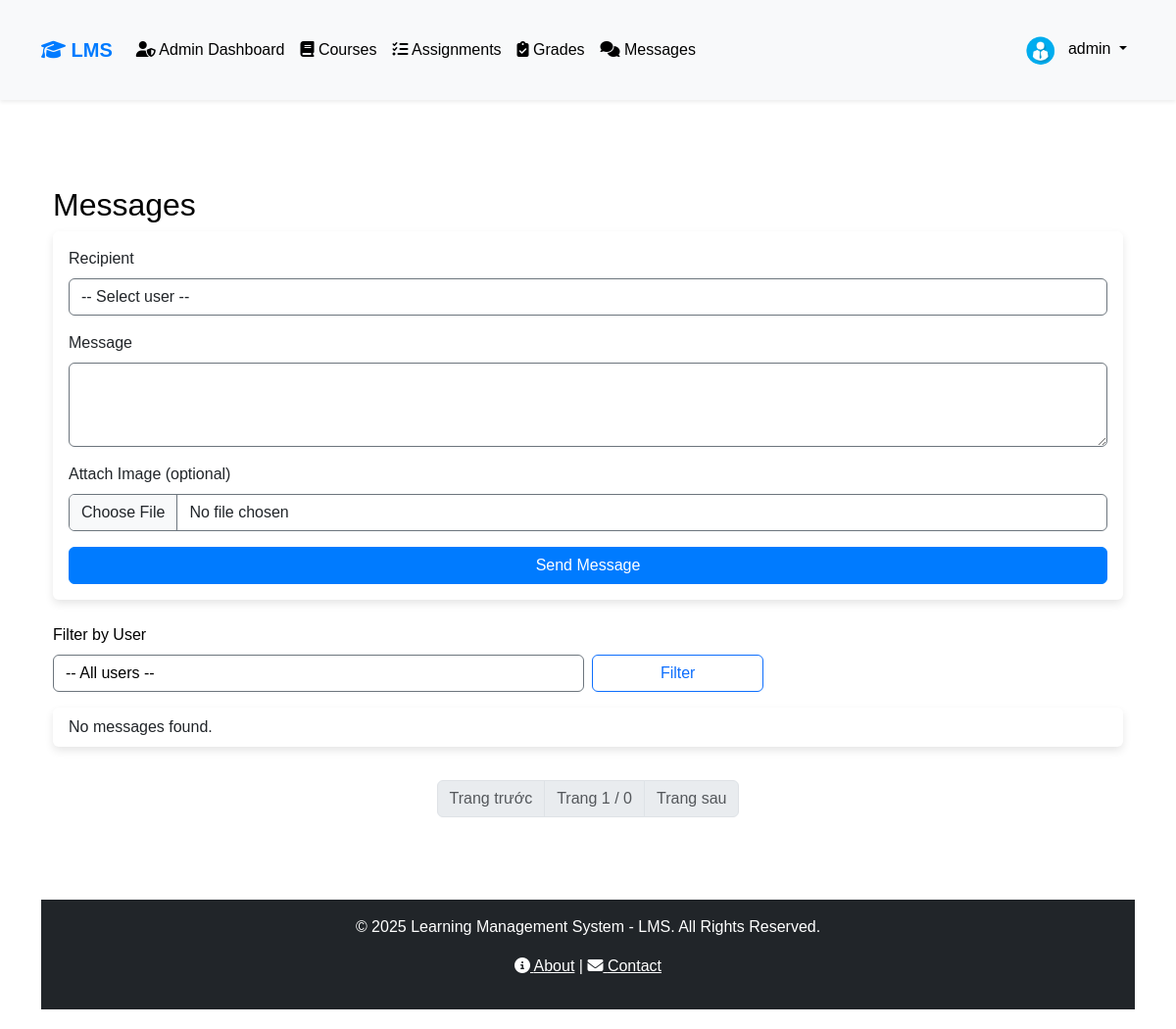
The app's page /pages/messages.php (signed in) with its own data.
### tables this page shows
CREATE TABLE `users` (
  `id` int(11) NOT NULL,
  `username` varchar(50) NOT NULL,
  `password` varchar(255) NOT NULL,
  `email` varchar(100) NOT NULL,
  `role` enum('admin','instructor','student') NOT NULL,
  `avatar_path` varchar(255) DEFAULT NULL,
  `created_at` timestamp NOT NULL DEFAULT current_timestamp(),
  `updated_at` timestamp NOT NULL DEFAULT current_timestamp() ON UPDATE current_timestamp()
);

### includes/auth.php (called while the page is built, shortened)
<?php
function isLoggedIn() {
    return isset($_SESSION['user_id']);
}
function getCurrentUser($pdo) {
    if (isLoggedIn()) {
        try {
            $stmt = $pdo->prepare("SELECT id, username, email, role, avatar_path FROM users WHERE id = ?");
            $stmt->execute([$_SESSION['user_id']]);
            return $stmt->fetch();
        } catch (PDOException $e) {
            error_log("Error fetching user data: " . $e->getMessage());
            return null;
        }
    }
    return null;
}
?>

### pages/messages.php (the view, shortened to what this page needs)
<?php
include_once '../includes/auth.php';
include_once '../config/db.php';
$currentUser = getCurrentUser($pdo);
$filterUserId = isset($_GET['filter_user']) ? intval($_GET['filter_user']) : 0;
$filterCondition = '';
$filterParams = [];
$limit = 10;
$page = max(1, intval($_GET['page'] ?? 1));
$offset = ($page - 1) * $limit;
$countSql = "
    SELECT COUNT(*) FROM messages
    WHERE (sender_id = :me OR recipient_id = :me)
    $filterCondition
";
$stmt = $pdo->prepare($countSql);
$stmt->execute(array_merge(['me' => $currentUser['id']], $filterParams));
$totalMessages = $stmt->fetchColumn();
$totalPages = ceil($totalMessages / $limit);
$sql = "
    SELECT m.*, u.username AS sender_name
    FROM messages m
    JOIN users u ON m.sender_id = u.id
    WHERE (m.sender_id = :me OR m.recipient_id = :me)
    $filterCondition
    ORDER BY m.created_at DESC
    LIMIT $limit OFFSET $offset
";
$stmt = $pdo->prepare($sql);
$stmt->execute(array_merge(['me' => $currentUser['id']], $filterParams));
$messages = $stmt->fetchAll();
?>
<?php include_once '../includes/header.php'; ?>
<div class="container mt-4">
    <h2>Messages</h2>
    <form action="/controllers/message_action.php" method="POST" class="card p-3 mb-4" enctype="multipart/form-data">
        <div class="mb-3">
            <label for="recipient_id" class="form-label">Recipient</label>
            <select name="recipient_id" id="recipient_id" class="form-control" required>
                <option value="">-- Select user --</option>
            </select>
        </div>
        <div class="mb-3">
            <label for="message" class="form-label">Message</label>
            <textarea name="message" id="message" rows="3" class="form-control"></textarea>
        </div>
        <div class="mb-3">
            <label for="image" class="form-label">Attach Image (optional)</label>
            <input type="file" name="image" id="image" class="form-control" accept="image/*">
        </div>
        <button type="submit" class="btn btn-primary">Send Message</button>
    </form>
    <form method="GET" class="mb-3">
        <div class="row g-2 align-items-end">
            <div class="col-md-6">
                <label for="filter_user" class="form-label">Filter by User</label>
                <select name="filter_user" id="filter_user" class="form-control">
                    <option value="0">-- All users --</option>
                </select>
            </div>
            <div class="col-md-2">
                <button type="submit" class="btn btn-outline-primary w-100">Filter</button>
            </div>
        </div>
    </form>
    <div class="list-group">
        <?php if (empty($messages)): ?>
            <div class="list-group-item">No messages found.</div>
        <?php endif; ?>
    </div>
    <nav class="mt-4">
        <ul class="pagination justify-content-center">
            <li class="page-item <?= ($page <= 1) ? 'disabled' : '' ?>">
                <a class="page-link" href="?page=<?= $page - 1 ?>&filter_user=<?= $filterUserId ?>">Trang trước</a>
            </li>
            <li class="page-item disabled">
                <span class="page-link">Trang <?= $page ?> / <?= $totalPages ?></span>
            </li>
            <li class="page-item <?= ($page >= $totalPages) ? 'disabled' : '' ?>">
                <a class="page-link" href="?page=<?= $page + 1 ?>&filter_user=<?= $filterUserId ?>">Trang sau</a>
            </li>
        </ul>
    </nav>
</div>
<?php include_once '../includes/footer.php'; ?>

### includes/navbar.php (shortened to what this page needs)
<?php
include_once __DIR__ . '/auth.php';
include_once __DIR__ . '/../config/db.php';
$currentUser = getCurrentUser($pdo);
?>
<nav class="navbar navbar-expand-lg navbar-light bg-light shadow-sm sticky-top">
    <div class="container">
        <a class="navbar-brand" href="/index.php"><i class="fas fa-graduation-cap"></i> LMS</a>
        <div class="collapse navbar-collapse" id="navbarNav">
            <ul class="navbar-nav me-auto">
                <?php if ($currentUser && $currentUser['role'] === 'admin'): ?>
                    <li class="nav-item">
                        <a class="nav-link" href="/admin/dashboard.php"><i class="fas fa-user-shield"></i> Admin Dashboard</a>
                    </li>
                <?php endif; ?>
                <?php if ($currentUser && in_array($currentUser['role'], ['admin', 'instructor'])): ?>
                    <li class="nav-item">
                        <a class="nav-link" href="/pages/courses.php"><i class="fas fa-book"></i> Courses</a>
                    </li>
                    <li class="nav-item">
                        <a class="nav-link" href="/pages/assignments.php"><i class="fas fa-tasks"></i> Assignments</a>
                    </li>
                <?php endif; ?>
                <?php if ($currentUser): ?>
                    <li class="nav-item">
                        <a class="nav-link" href="/pages/grades.php"><i class="fas fa-clipboard-check"></i> Grades</a>
                    </li>
                    <li class="nav-item">
                        <a class="nav-link" href="/pages/messages.php"><i class="fas fa-comments"></i> Messages</a>
                    </li>
                <?php endif; ?>
            </ul>
            <?php if ($currentUser): ?>
                <ul class="navbar-nav ms-auto">
                    <li class="nav-item dropdown">
                        <a class="nav-link dropdown-toggle" href="#" id="userDropdown" role="button"
                           data-bs-toggle="dropdown" aria-expanded="false">
                            <img src="<?php echo htmlspecialchars($currentUser['avatar_path'] ?? '/assets/images/default_avatar.jpg'); ?>"
                                 alt="Avatar" class="rounded-circle me-2" style="width: 30px; height: 30px; object-fit: cover;">
                            <?php echo htmlspecialchars($currentUser['username']); ?>
                        </a>
                    </li>
                </ul>
            <?php endif; ?>
        </div>
    </div>
</nav>

### assets/css/style.css (style rules this page uses)
:root { --primary-color: #007bff; --secondary-color: #6c757d; --background-light: #f8f9fa; --background-dark: #343a40; --text-light: #212529; --text-dark: #f8f9fa; --card-shadow: 0 4px 8px rgba(0, 0, 0, 0.1); }
body { background-color: var(--background); color: var(--text); font-family: 'Arial', sans-serif; transition: background-color 0.3s, color 0.3s; }
.navbar-brand { font-weight: bold; color: var(--primary-color) !important; }
.nav-link { color: var(--text) !important; }
.container { padding-top: 20px; padding-bottom: 20px; }
.card { background-color: var(--card-bg); border: none; box-shadow: var(--card-shadow); transition: transform 0.2s; }
.form-control { border-color: var(--secondary-color); background-color: var(--card-bg); color: var(--text); }
.btn-primary { background-color: var(--primary-color); border-color: var(--primary-color); }
.list-group-item { border: none; margin-bottom: 10px; box-shadow: var(--card-shadow); }
.card { background-color: var(--card-bg); border: none; box-shadow: var(--card-shadow); }

### records on screen
users: avatar_path (picture), username "admin"

### other values on screen
$page "1"
$totalPages "0"
